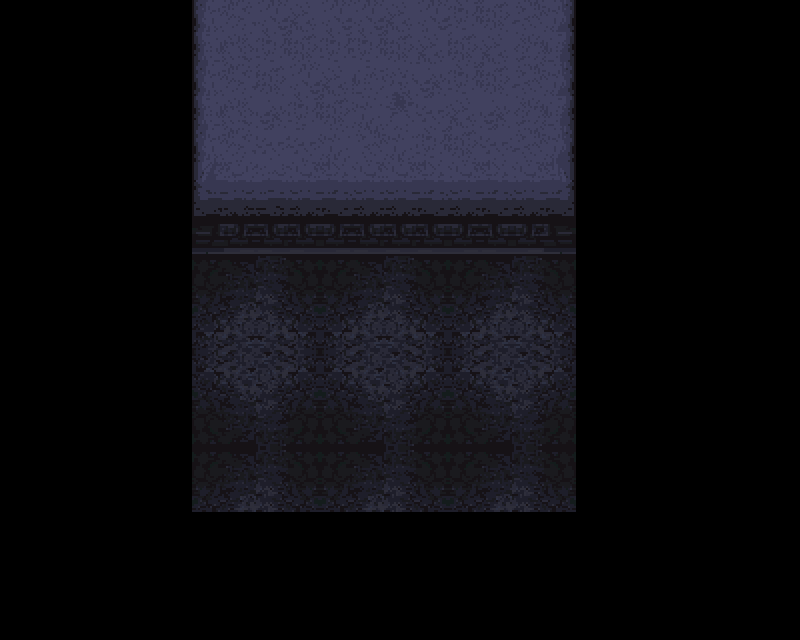

A level layout from a 2D game, rendered from its tile map. Below: a short description, then the map file with tile-grid data replaced by summaries:
An orthogonal 25x20 tile map with 32x32 px tiles, 3 tile layers (floor, above, top), 2 hidden layers not drawn, 6 tilesets and 7 objects (4x BasicNPC, Door, Player, Chest).

<map version="1.0" tiledversion="1.1.5" orientation="orthogonal" renderorder="right-down" width="25" height="20" tilewidth="32" tileheight="32" infinite="0" nextobjectid="27">
 <properties>
  <property name="onload" type="file" value="actions/ironlock_room4.lua" />
 </properties>
 <tileset firstgid="1" name="knotholehut" tilewidth="32" tileheight="32" tilecount="1044" columns="29">
  <image source="../art/tiles/knotholehutinterior.png" trans="000000" width="950" height="1170" />
 </tileset>
 <tileset firstgid="1045" source="knothole.tsx" />
 <tileset firstgid="4529" source="robotropolis.tsx" />
 <tileset firstgid="8029" source="cave.tsx" />
 <tileset firstgid="10374" source="knotholeindoors.tsx" />
 <tileset firstgid="12176" source="ironlock.tsx" />
 <layer name="floor" width="25" height="20">
  <data>[500 cells, 96 non-empty, 24 distinct tile ids]</data>
 </layer>
 <layer name="above" width="25" height="20">
  <data>[500 cells, 96 non-empty, 37 distinct tile ids]</data>
 </layer>
 <objectgroup name="objects">
  <object id="2" name="Door" type="Door" gid="6839" x="352" y="512" width="64" height="32">
   <properties>
    <property name="align" value="bottom_left" />
    <property name="alignOffsetX" type="float" value="-20" />
    <property name="ghost" type="bool" value="true" />
    <property name="key" value="down" />
    <property name="orientation" value="up" />
    <property name="scene" type="file" value="ironlock1.lua" />
    <property name="spawn_point" value="Door4" />
    <property name="spawn_point_offset_x" type="float" value="16" />
    <property name="spawn_point_offset_y" type="float" value="40" />
    <property name="sprite" type="file" value="../art/sprites/door6.png" />
   </properties>
  </object>
  <object id="21" name="Tails" type="BasicNPC" gid="6242" x="352" y="272" width="64" height="64">
   <properties>
    <property name="alphaOverride" type="float" value="0" />
    <property name="defaultAnim" value="epochtails" />
    <property name="nocollision" type="bool" value="true" />
    <property name="sprite" type="file" value="../art/sprites/p.png" />
   </properties>
  </object>
  <object id="22" name="Spawn 1" type="Player" gid="6242" x="366" y="384" width="32" height="32">
   <properties>
    <property name="ghost" type="bool" value="true" />
    <property name="orientation" value="up" />
   </properties>
  </object>
  <object id="23" name="Sonic" type="BasicNPC" gid="6242" x="288" y="-160" width="64" height="64">
   <properties>
    <property name="defaultAnim" value="shock" />
    <property name="nocollision" type="bool" value="true" />
    <property name="sprite" type="file" value="../art/sprites/sonic.png" />
   </properties>
  </object>
  <object id="24" name="Sally" type="BasicNPC" gid="6242" x="352" y="-96" width="64" height="64">
   <properties>
    <property name="defaultAnim" value="shock" />
    <property name="nocollision" type="bool" value="true" />
    <property name="sprite" type="file" value="../art/sprites/sally.png" />
   </properties>
  </object>
  <object id="25" name="Antoine" type="BasicNPC" gid="6242" x="416" y="-160" width="64" height="64">
   <properties>
    <property name="defaultAnim" value="shock" />
    <property name="nocollision" type="bool" value="true" />
    <property name="sprite" type="file" value="../art/sprites/antoine.png" />
   </properties>
  </object>
  <object id="26" name="Chest1" type="Chest" gid="6839" x="256" y="288" width="64" height="64">
   <properties>
    <property name="YellowLeaf" type="int" value="3" />
    <property name="sprite" type="file" value="../art/sprites/chest2.png" />
   </properties>
  </object>
 </objectgroup>
 <layer name="top" width="25" height="20">
  <data>[500 cells, 0 non-empty, 0 distinct tile ids]</data>
 </layer>
 <layer name="Collision" width="25" height="20" visible="0">
  <data>[500 cells, 44 non-empty, 1 distinct tile ids]</data>
 </layer>
 <layer name="BunnyExtCollision" width="25" height="20" visible="0">
  <data>[500 cells, 0 non-empty, 0 distinct tile ids]</data>
 </layer>
</map>
